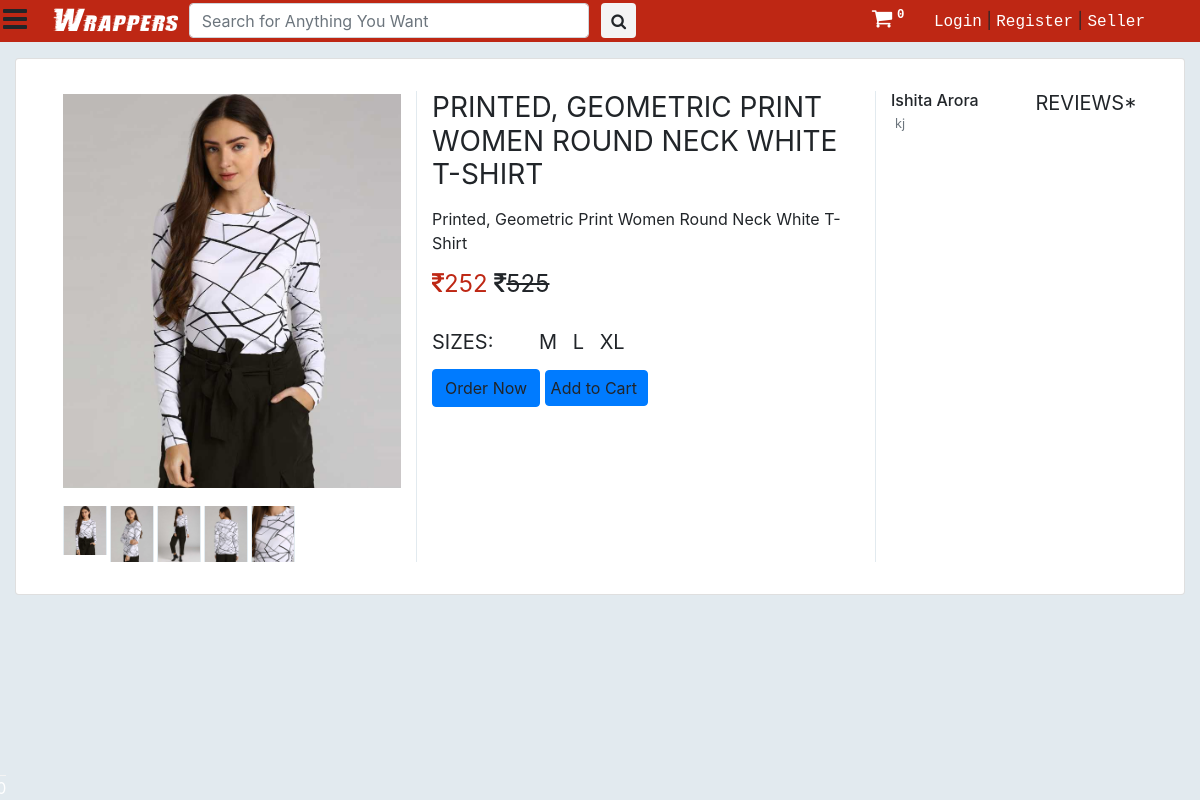
The app's page /product/30 with its own data.
### saler/models.py (models this page shows, shortened)
class Product(models.Model):
	GST_CHOICES = (("0",'0'),("3",'3'),("5",'5'),("12",'12'),("18",'18'),("28",'28'))
	product_id = models.BigAutoField(primary_key=True)
	product_id2 = models.CharField(max_length=100,default='')
	shop = models.ForeignKey(User, on_delete=models.CASCADE,default='')
	product_name = models.CharField(max_length=100)
	category = models.ForeignKey(category, default="", verbose_name="Category", on_delete=models.SET_DEFAULT, null=True)
	subcategory = models.CharField(max_length=50, default="")
	price = models.IntegerField(default=0)
	price_not = models.IntegerField(default=999)
	desc = models.TextField()
	gst = models.CharField(default='0',max_length=3,choices=GST_CHOICES)
	pub_date = models.DateField(auto_now=True)
	image1 = models.ImageField(upload_to='products/images', default="",null=True)
	image2 = models.ImageField(upload_to='products/images', default="",null=True,blank=True)
	image3 = models.ImageField(upload_to='products/images', default="",null=True,blank=True)
	image4 = models.ImageField(upload_to='products/images', default="",null=True,blank=True)
	image5 = models.ImageField(upload_to='products/images', default="",null=True,blank=True)

class ProductSize(models.Model):
	product = models.ForeignKey(Product,on_delete=models.CASCADE)
	size = models.CharField(max_length=20)
	quantity = models.IntegerField(default=0, null=True)

class ProductReview(models.Model):
	user = models.ForeignKey(User, on_delete=models.CASCADE)
	product = models.ForeignKey(Product, on_delete=models.CASCADE)
	review = models.TextField()
	time = models.DateTimeField(auto_now=True)

### main/views.py (the view)
# urls.py: path("product/<int:prod_id>", views.productView, name="ProductView"),
def productView(request, prod_id):
	if request.method == 'POST' and request.user.is_authenticated:
		prod = Product.objects.filter(product_id = prod_id).first()
		review = request.POST.get('review')
		ProductReview(user=request.user,product=prod,review=review).save()
		return redirect(f"/product/{prod_id}")
	prod = Product.objects.filter(product_id = prod_id).first()
	params = {
		'product':prod,
		'product_review': ProductReview.objects.filter(product = prod),
		'sizes':[item for item in ProductSize.objects.filter(product=Product.objects.filter(product_id = prod_id)[0])],
		'cart_element_no' : len([p for p in Cart.objects.all() if p.user == request.user]),
		'category':category.objects.all(),
	}
	return render(request, 'main/single.html', params)

### main/templatetags/app_tags.py (called while the page is built)
@register.filter(name='split')
def split(str, key):
    return str.split(key)

### saler/models.py (called while the page is built)
	def __str__(self):
		return f'{self.name}'

### main/templates/main/single.html (shortened to what this page needs)
{% extends 'main/base.html' %}
{% block main_body %}
{% load static %}
	<div class="container-fluid mt-3">
		<div class="card mt-0">
			<div class="container-fluid">
				<div class="wrapper row">
					<div class="preview col-md-4" style="">
						<div id="gallery">
							<div class="preview-pic tab-content">
							  <div class="tab-pane active" style="height: 400px; width: auto; display: flex;"><img src="{{product.image1.url}}"  alt="" id="main-img" style="max-height: 100%; max-width:100%; width: auto; margin: auto" /></div>
							</div>
							<ul class="preview-thumbnail nav nav-tabs">
							  <li class="active"><img src="{{product.image1.url}}" /></li>
							  {% if product.image2 %}
							  <li><img src="{{product.image2.url}}" /></li>
							  {% endif %}
							  {% if product.image3 %}
							  <li><img src="{{product.image3.url}}" /></li>
							  {% endif %}
							  {% if product.image4 %}
							  <li><img src="{{product.image4.url}}" /></li>
							  {% endif %}
							  {% if product.image5 %}
							  <li><img src="{{product.image5.url}}" /></li>
							  {% endif %}
							</ul>
						</div>
					</div>
					<div class="details col-md-5" style="border-left: solid 1px #e2eaef; border-right: solid 1px #e2eaef;">
						<h3 class="product-title">{{product.product_name}}</h3>
						<p class="product-description">{{product.desc}}</p>
						<h4 class="price"><p><span class="item_price"><span><i class="fa fa-inr"
											aria-hidden="true"></i></span>{{product.price}}</span> <del><i class="fa fa-inr"
											aria-hidden="true"></i>{{product.price_not}}</del></p></h4>
            {% if sizes %}
						<h5 class="sizes">sizes:
              {% for me in sizes %}
							<span class="size" data-toggle="tooltip" title="small">{{me.size}}</span>
							{% endfor %}
						</h5>
						<div class="action">
              <div>
                    <a p_id="{{product.product_id}}" class="btn btn-primary oprbtn" id="ord{{product.product_id}}">Order Now</a>
                        <a p_id="{{product.product_id}}" class="btn btn-primary oprbtn"  style="padding: 5px 10px 5px 5px;" id="atc{{product.product_id}}">Add to Cart</a>
                  </div>
            </div>
            {% endif %}
					</div>
          <div class="col-md-3">
            <div class="float-right w-100">
              <h5 class="product-title float-right">Reviews*</h2>
              <div style="height: 400px; overflow-y: scroll;">
                {% for review in product_review %}
                  <div class="bd-callout bd-callout-warning mb-1">
                    <h6 class="m-0 p-0" id="conveying-meaning-to-assistive-technologies">{{review.user.get_full_name}}</h6>
                    <small class="pl-1 text-muted">{{review.review}}</small>
                    </div>
                {% endfor %}
              </div>
            </div>
          </div>
				</div>
			</div>
		</div>
  </div>
{% endblock main_body %}

### main/static/main/css/style.css (style rules this page uses)
body a { text-decoration:none; transition:0.5s all; -webkit-transition:0.5s all; -moz-transition:0.5s all; -o-transition:0.5s all; -ms-transition:0.5s all; }
.active { left: 0; }

### main/templates/main/single.html (style rules this page uses)
body { background-color: #e2eaef; overflow-x: hidden; }
.tab-pane { width: 450px; height: auto; }
li img { border-left: solid 1px #e2eaef; border-right: solid 1px #e2eaef; }
.preview { display: -webkit-box; display: -webkit-flex; display: -ms-flexbox; display: flex; -webkit-box-orient: vertical; -webkit-box-direction: normal; -webkit-flex-direction: column; -ms-flex-direction: column; flex-direction: column; }
.preview-pic { -webkit-box-flex: 1; -webkit-flex-grow: 1; -ms-flex-positive: 1; flex-grow: 1; }
.preview-thumbnail.nav-tabs { border: none; margin-top: 15px; }
.preview-thumbnail.nav-tabs li { width: 13%; margin-right: 2.5%; }
.preview-thumbnail.nav-tabs li img { max-width: 100%; display: block; }
.preview-thumbnail.nav-tabs li:last-of-type { margin-right: 0; }
.tab-content { overflow: hidden; }
.tab-content img { width: 100%; -webkit-animation-name: opacity; animation-name: opacity; -webkit-animation-duration: .3s; animation-duration: .3s; }
.card { margin-top: 10px; background: #fff; padding: 2em; line-height: 1.5em; }
@media screen and (min-width: 997px) { .wrapper { display: -webkit-box; display: -webkit-flex; display: -ms-flexbox; display: flex; } }
.details { display: -webkit-box; display: -webkit-flex; display: -ms-flexbox; display: flex; -webkit-box-orient: vertical; -webkit-box-direction: normal; -webkit-flex-direction: column; -ms-flex-direction: column; flex-direction: column; }
.product-title, .price, .sizes, .colors { text-transform: UPPERCASE; font-weight: normal; }
.checked, .price span { color: #be2714; }
.product-title, .rating, .product-description, .price, .vote, .sizes { margin-bottom: 15px; }
.product-title { margin-top: 0; }
.size { margin-right: 10px; }
.size:first-of-type { margin-left: 40px; }
#gallery li { display: inline; margin-right: 3px; }
#gallery #main-img { background: url(https://cdn.pixabay.com/photo/2015/04/23/22/00/tree-736885__340.jpg) no-repeat 0 0; }

### records on screen
Product: image1 (picture), image2 (picture), image3 (picture), image4 (picture), image5 (picture), product_name "PRINTED, GEOMETRIC PRINT WOMEN ROUND NECK WHITE T-SHIRT", desc "Printed, Geometric Print Women Round Neck White T-Shirt", price "252", price_not "525"
ProductSize: size "M"
ProductSize: size "L"
ProductSize: size "XL"
ProductReview: user.get_full_name "Ishita Arora", review "kj"

### other values on screen
{{ cart_element_no }} "0"
